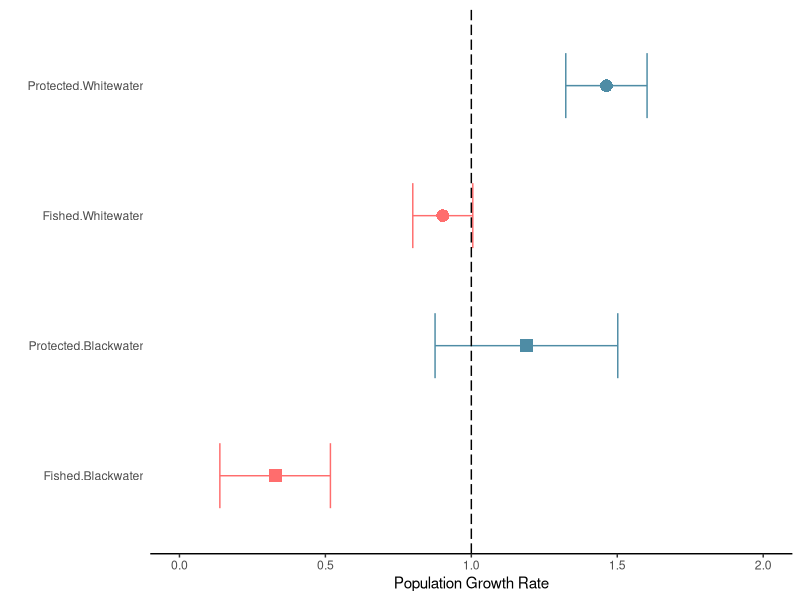

Generate this figure with R:
###################
# mock arapima data
###################

# libraries
library(dplyr)
library(ggplot2)

#######
# data
#######

#40 lakes
lake.id <- rep(1:40)

#assign the status for each lake using rbinom() function 
# 0 for fished and 1 for protected or vice versa
status <- c(rep(0, 20), rep(1,20))

#Assign 20 lakes to whitewater and the other 20 to blackwater
lake.type <- rep(c("Blackwater","Whitewater"), times=20)

#abundance in year 1 and year 2
n1 <- rnbinom(40, 1, 0.02)

#Factor by which to change the abundance, per status and water type
sfactor  <- c(
  rep(c(0.3,0.9), times = 10),
  rep(c(1.1,1.5), times = 10)
)


#Put all variables data together
arapima <- data.frame(lake.id, status, lake.type, n1, sfactor)

#Apply treatment effect per status and water type
arapima <- arapima %>% 
  mutate(n2 = n1*sfactor + sample(-3:3, 40, replace = T)) %>%
  mutate(n2 = ifelse(n2 < 0, 0, n2)) %>%
  mutate(lambda = 1+(n2-n1)/n1) %>%
  mutate(status = ifelse(status == 0, "Fished", "Protected"))


########
# stats
########

#compute descriptive statistics per status and water
stats <- arapima %>%
  group_by(status, lake.type) %>%
  summarise(
    count = n(),
    mean_n1 = mean(n1,na.rm=TRUE),
    se_n1 = sd(n1, na.rm = TRUE)/sqrt(count),
    mean_n2 = mean(n2,na.rm=TRUE),
    se_n2 = sd(n2, na.rm = TRUE)/sqrt(count),
    mean_lambda = mean(lambda,na.rm=TRUE),
    se_lambda = sd(lambda, na.rm = TRUE)/sqrt(count),
    ci95lower = mean_lambda - se_lambda*1.96,
    ci95upper = mean_lambda + se_lambda*1.96
  )

stats



#forest plot
p1 <- ggplot(stats, aes(x=mean_lambda, y=interaction(status, lake.type), color=status, shape=lake.type)) +
  geom_errorbar(aes(xmin = ci95lower, xmax = ci95upper), width = 0.5) +
  geom_point(size = 4) + 
  labs(x="Population Growth Rate", y = "") +
  xlim(0, 2) + 
  scale_color_manual(values = c("#ff6d6d", "#4e8ca5")) +
  scale_shape_manual(values=c(15,16)) +
  theme_classic() +
  theme(legend.position = "none",
        #remove y-axis line and ticks
        axis.line.y = element_blank(),
        axis.ticks.y = element_blank()) +
  geom_vline(xintercept = 1, linetype = "longdash") 

p1


